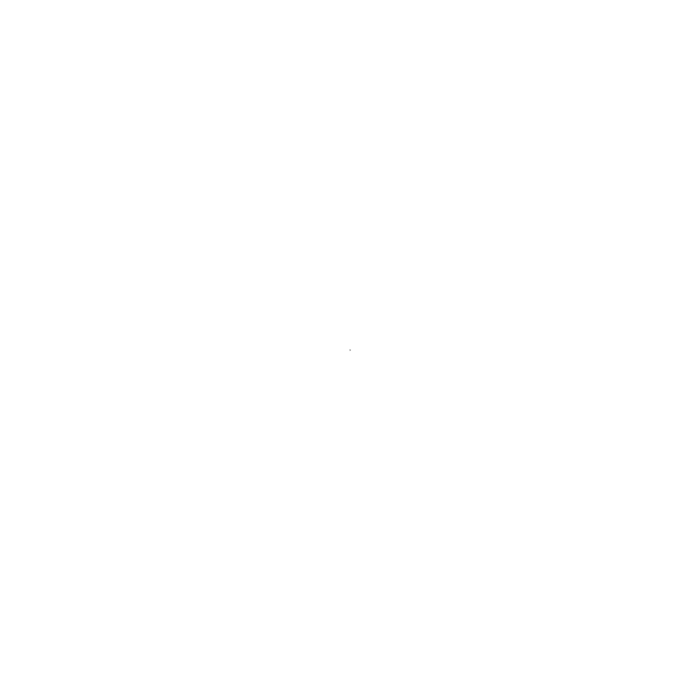
Frame 1 (no input)
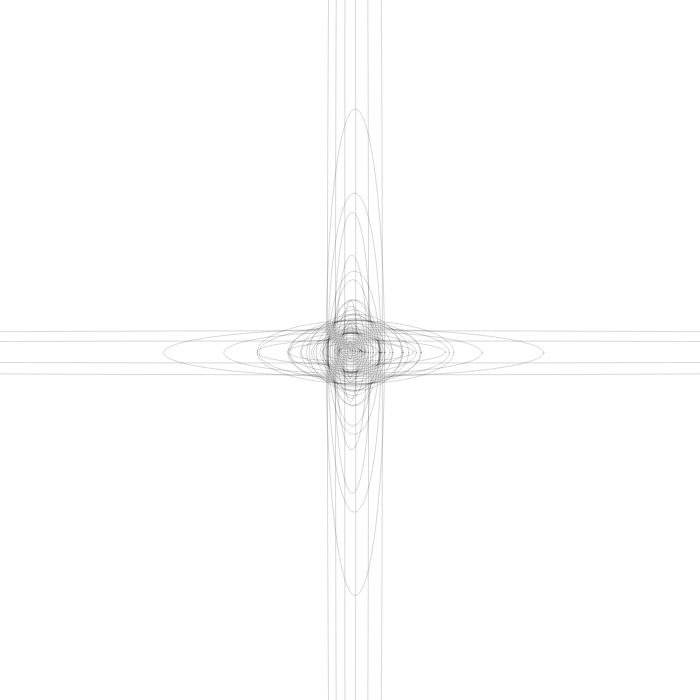
Frame 60 (no input)
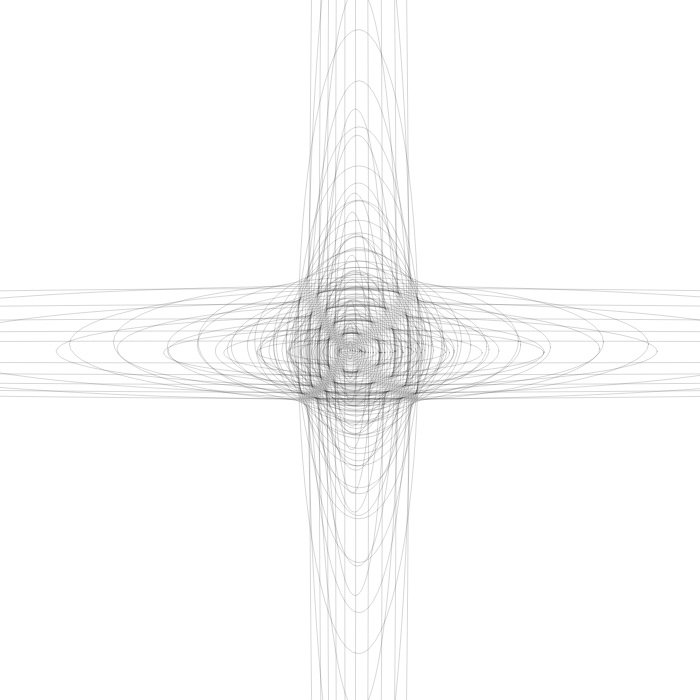
Frame 120 (the mouse pressed at the canvas centre since frame 60)

The p5.js sketch that drew these frames (run headless with seeded random() and noise() and a simulated clock; from frame 60 on, the mouse is pressed at the canvas centre):

// p5.js sketch
// ── sketch.js
// Animated Mandalas
// originall from https://www.openprocessing.org/sketch/541633

var circleFunc

function setup () {
    createCanvas(700, 700);
    background(255, 255, 255);
    noFill();
    stroke(0, 40);
    circleFunc = random(circles)
}

function draw () {
    let t = frameCount;
    // move the coordinate system to left middle
    translate(width / 2, height / 2);
    circleFunc(t)
}

const circles = [
    (t) => { ellipse(sin(t / 100) * 100, cos(t / 100) * 100, 50, 50) }, // circles left to right on a cos() wave
    (t) => { ellipse(sin(t / 50) * 100, cos(t / 50) * 100, 50, 50) },
    (t) => { ellipse(sin(t / 50) * 50, cos(t / 50) * 100, 50, 50) },
    (t) => { ellipse(sin(t / 50) * 100, cos(t / 50) * 50, 50, 50) },
    (t) => { ellipse(sin(t / 50) * 50, cos(t / 50) * 50, 50, 50) },
    (t) => { ellipse(sin(t / 10) * 50, cos(t / 50) * 50, 50, 50) },
    (t) => { ellipse(sin(t / 10) * 200, cos(t / 50) * 200, 100, 100) },
    (t) => { ellipse(sin(t / 63) * 200, cos(t / 13) * 200, 100, 100) },
    (t) => { ellipse(sin(t / 50) * 50 + t, cos(t / 50) * 50, 50, 50) },
    (t) => { ellipse(sin(t / 50) * (50 + t), cos(t / 50) * 50, 50, 50) },
    (t) => { ellipse(sin(t / 50) * t, cos(t / 50) * t, 50, 50) }, // spiral
    (t) => { ellipse(sin(t / 50) * (t / 10), cos(t / 50) * (t / 10), 50, 50) }, // slow spiral
    (t) => { ellipse(sin(t / 50) * (t / 10), cos(t / 50) * (t / 10), t, t) },
    (t) => { ellipse(sin(t / 50) * (t / 10), cos(t / 50) * (t / 10), t / 2, t / 2) },
    (t) => { ellipse(sin(t / 50) * (t / 10), cos(t / 50) * (t / 10), t / sin(t), t / sin(t)) },
    (t) => { ellipse(sin(t / 50) * (t / 10), cos(t / 50) * (t / 10), t / sin(t), t / cos(t)) },
    (t) => { ellipse(sin(t / 50) * (t / 10), cos(t / 50) * (t / 10), t / tan(t), t / cos(t)) },
    (t) => { ellipse(sin(t / 50) * (t / 10), cos(t / 50) * (t / 10), tan(t), t / cos(t)) },
    (t) => { ellipse(sin(t / 50) * (t / 10), cos(t / 50) * (t / 10), sin(t) * 20, cos(t)) },
    (t) => { ellipse(sin(t / 50) * (t / 10), cos(t / 50) * (t / 10), sin(t) * 40, 40) },
    (t) => { ellipse(sin(t / 50) * (t / 5), cos(t / 50) * (t / 5), sin(t) * 100, 100) },
    (t) => { ellipse(sin(t / 50) * (t / 5), cos(t / 50) * (t / 5), sin(t) * 30, 100) }
]
